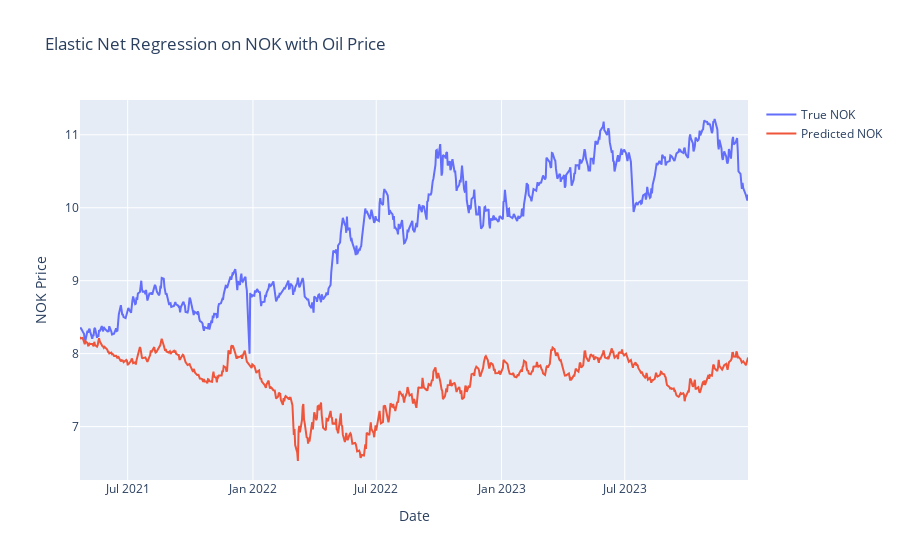
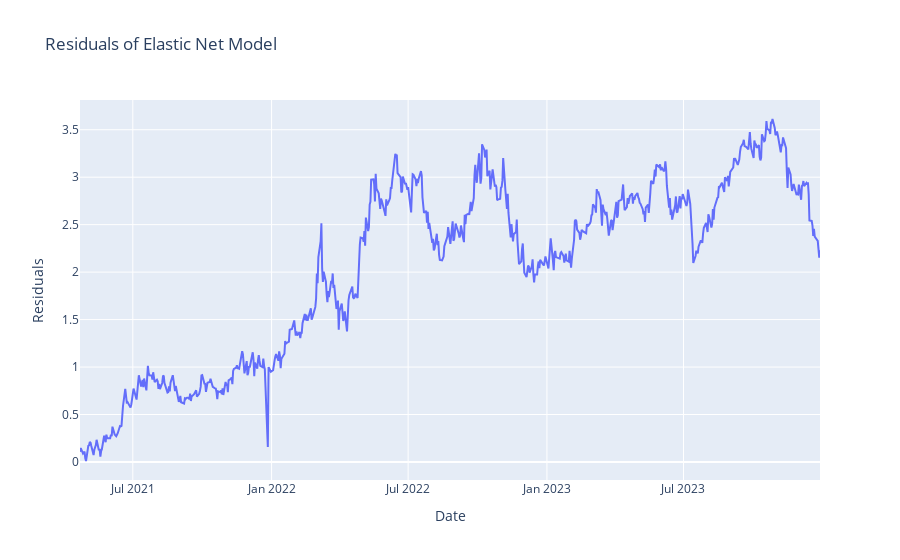

Notebook code cell kept with these figures, in order:
### Markdown cell above
Des pics dans la volatilité indiquent des périodes d'incertitude accrue, souvent associées à des événements géopolitiques ou économiques significatifs. Par exemple sur ce graph, ainsi que sur le graph de la volatilité on constate les conséquences directes de la crise du COVID-19. Celle ci a brutalement réduit la demande mondiale de pétrole, en particulier dans les secteurs des transports et de l'industrie, suite aux confinements et aux restrictions de déplacement. Ce choc de demande a été aggravé par une guerre des prix entre la Russie et l'Arabie Saoudite en mars, lorsque les deux pays n'ont pas réussi à s'entendre sur des réductions de production via l'OPEP+. En réaction, l'Arabie Saoudite a augmenté sa production, provoquant une surabondance d'offre sur un marché déjà en déclin, ce qui a précipité la chute des prix.

La situation a culminé en avril 2020 lorsque les prix des contrats à terme sur le pétrole WTI (West Texas Intermediate) ont brièvement plongé en territoire négatif pour la première fois de l'histoire. Cela s'explique par une saturation des capacités de stockage, les investisseurs ne trouvant plus de place pour entreposer le pétrole acheté. Les coûts de stockage ont explosé, et les opérateurs de marché se sont retrouvés à payer pour se débarrasser de leurs contrats à terme afin d'éviter des livraisons physiques impossibles à gérer.

Cette crise a mis en lumière la vulnérabilité des marchés pétroliers aux chocs externes, la rigidité des infrastructures de stockage, et l'impact des décisions géopolitiques sur la stabilité des prix du pétrole.

### Code cell
#  Modèle de régression et résidus
from sklearn.linear_model import ElasticNet
from sklearn.model_selection import train_test_split
from sklearn.metrics import mean_squared_error

X = data[['Oil Price']]
y = data['NOK']

# Diviser en ensemble d'entraînement et de test
X_train, X_test, y_train, y_test = train_test_split(X, y, test_size=0.3, shuffle=False)
model = ElasticNet(alpha=0.1, l1_ratio=0.5).fit(X_train, y_train)
y_pred = model.predict(X_test)

fig5 = go.Figure()
fig5.add_trace(go.Scatter(x=y_test.index, y=y_test, mode='lines', name='True NOK'))
fig5.add_trace(go.Scatter(x=y_test.index, y=y_pred, mode='lines', name='Predicted NOK'))
fig5.update_layout(title="Elastic Net Regression on NOK with Oil Price", xaxis_title="Date", yaxis_title="NOK Price")
fig5.show()

# Calcul des résidus
residuals = y_test - y_pred
fig6 = go.Figure()
fig6.add_trace(go.Scatter(x=y_test.index, y=residuals, mode='lines', name='Residuals'))
fig6.update_layout(title="Residuals of Elastic Net Model", xaxis_title="Date", yaxis_title="Residuals")
fig6.show()

### Figure 1 — Plotly figure (JSON) as saved in the notebook; plotly's stock layout.template omitted (floating-point values rounded to 4 significant figures; data arrays with more than 128 entries replaced by an {"elided": "..."} marker saying what was removed)
{"data": [{"mode": "lines", "name": "True NOK", "type": "scatter", "x": {"elided": "678 str values"}, "y": {"elided": "678 float values"}}, {"mode": "lines", "name": "Predicted NOK", "type": "scatter", "x": {"elided": "678 str values"}, "y": {"elided": "678 float values"}}], "layout": {"title": {"text": "Elastic Net Regression on NOK with Oil Price"}, "xaxis": {"title": {"text": "Date"}}, "yaxis": {"title": {"text": "NOK Price"}}}}

### Figure 2 — Plotly figure (JSON) as saved in the notebook; plotly's stock layout.template omitted (floating-point values rounded to 4 significant figures; data arrays with more than 128 entries replaced by an {"elided": "..."} marker saying what was removed)
{"data": [{"mode": "lines", "name": "Residuals", "type": "scatter", "x": {"elided": "678 str values"}, "y": {"elided": "678 float values"}}], "layout": {"title": {"text": "Residuals of Elastic Net Model"}, "xaxis": {"title": {"text": "Date"}}, "yaxis": {"title": {"text": "Residuals"}}}}
